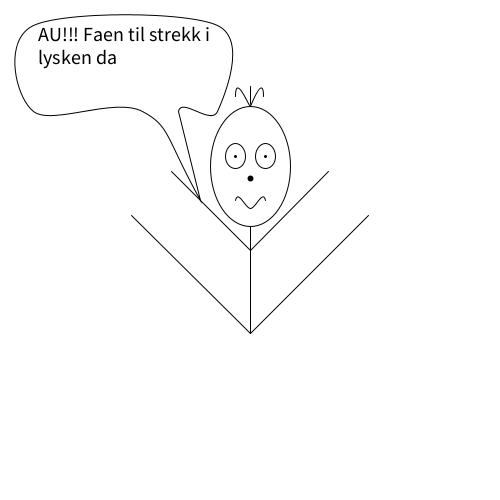
Frame 1 (no input)
Frame 60 (the mouse pressed at the canvas centre just before this capture): identical to frame 1, image omitted
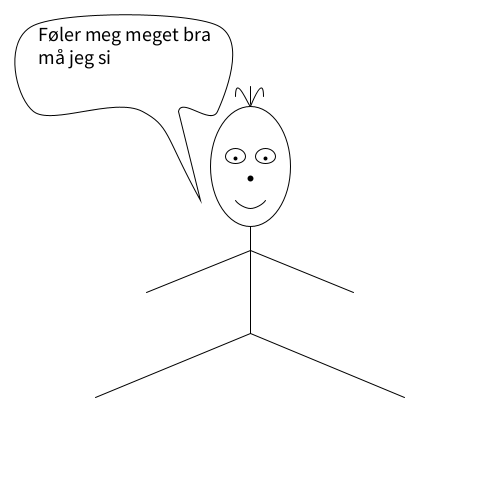
Frame 120 (the mouse held since frame 60 and released just before this capture)

The Processing sketch that drew these frames (run headless with seeded random() and noise(); from frame 60 on, the mouse is pressed at the canvas centre):

// Processing sketch: processing_149744
// ── processing_149744.pde

float radiusB; 
float radiusA;

float radiansV;
float radiansH;

float VBx;
float VBy;
float HBx;
float HBy;
float VAx;
float VAy;
float HAx;
float HAy;

float rv;
float rh ;

boolean min;
boolean spagat;
boolean tid;

String snakke;

float[] tall = new float[100];
int teller = 0;

void setup() {
  //size må være 500,500
  size(500, 500);
  radiusB = (height/1.5) - (height/3);
  radiusA = ((height/1.5) - (height/3)) / 1.5;
}

void draw() {
  //Denne kodesamlingen gjør at armer og ben går automatisk
  //med intensitet styrt av musens y verdi
  //For å bruke denne konden må radiansV og radiansH
  //bytte ut mouseY med rv og rh som map argumenter
  /*
  // Bytter mellom true og false verdi på rv 
   if (rv <= 0) {
   min = true;
   }
   else if (rv >= height) {
   min = false;
   }
   
   // Automatisk radians med intensitet styrt av mouseY 
   if (min == true) {
   rv += 0.1 + (mouseY/5);
   rh += 0.1 + (mouseY/5);
   }
   else {
   rv -= 0.1 + (mouseY/5);
   rh -= 0.1 + (mouseY/5);
   }
   */
  
  float check = radiansV;
  // Ramme for radianse/roteringsverdier
  radiansV = map(mouseY, 0, height, PI + QUARTER_PI, HALF_PI);
  radiansH = map(mouseY, 0, height, -QUARTER_PI, HALF_PI);
  
  if(check != radiansV){
    tid = false;
  }

  tall[teller] = radiansV; 
  teller += 1;
  if (teller == 100) {
    float first = tall[0];
    for (int i = 1; i < tall.length; i++) {
      float next = tall[i];
      if (first != next) {
        tid = false;
        break;
      }
      if (i == 99) {
        tid = true;
      }
    }
    teller = 0;
  }
  
  //println(teller);

  // Roteringsverdier
  VBx = width/2 + cos(radiansV) * radiusB;
  VBy = height/1.5 + sin(radiansV) * radiusB;
  HBx = width/2 + cos(radiansH) * radiusB;
  HBy = height/1.5 + sin(radiansH) * radiusB;
  VAx = width/2 + cos(radiansV) * radiusA;
  VAy = height/2 + sin(radiansV) * radiusA;
  HAx = width/2 + cos(radiansH) * radiusA;
  HAy = height/2 + sin(radiansH) * radiusA;

  // Bytter uttrykk på sketchen på grunnlag av radianseverdi
  if (radiansV >= 3.14) {
    spagat = true;
  }
  else {
    spagat = false;
  }

  background(255);

  // Kropp
  line(width/2, height/3, width/2, height/1.5);

  // Hode
  ellipse(width/2, (height/3), 80, 120);

  // Hår
  line(width/2, (height/3) - 60, width/2, (height/3) - 80);
  pushStyle();
  beginShape();
  curveVertex(width/2.03, (height/3) - 70);
  curveVertex(width/2, (height/3) - 60);
  curveVertex(width/2.12, (height/3) - 70);
  curveVertex(width/2, height/2);
  endShape();
  beginShape();
  curveVertex(width/1.9, (height/3) - 70);
  curveVertex(width/2, (height/3) - 60);
  curveVertex(width/1.9, (height/3) - 70);
  curveVertex(width/2, height/2);
  endShape();
  popStyle();

  // Nese
  pushStyle();
  strokeWeight(6);
  point(width/2, height/2.8);
  strokeWeight(2);
  popStyle();

  // Snakkeboks
  beginShape();
  curveVertex(width/1.4, height/1);
  curveVertex(width/2.5, height/2.5);
  curveVertex(width/3.5, height/4.5);
  curveVertex(width/15, height/4.5);
  curveVertex(width/15, height/20);
  curveVertex(width/2.3, height/20);
  curveVertex(width/2.3, height/4.5);
  curveVertex(width/2.8, height/4.5);
  curveVertex(width/2.5, height/2.5);
  endShape(CLOSE);

  if (spagat == true) {
    // Øyne
    ellipse((width/2)-15, (height/3)-10, 20, 25);
    ellipse((width/2)+15, (height/3)-10, 20, 25);
    pushStyle();
    strokeWeight(3);
    point((width/2)-15, (height/3)-10);
    point((width/2)+15, (height/3)-10);
    strokeWeight(2);
    popStyle();

    // Munn
    pushStyle();
    beginShape();
    curveVertex((width/2)-15, height/1.8);
    curveVertex((width/2)-15, height/2.5);
    curveVertex((width/2), height/2.4);
    curveVertex((width/2)+15, height/2.5);
    curveVertex((width/2)+15, height/1.8);
    endShape();
    popStyle();

    // Tekst
    snakke = "AU!!! Faen til strekk i lysken da";
  }
  else {
    // Øyne
    ellipse((width/2)-15, (height/3)-10, 20, 15);
    ellipse((width/2)+15, (height/3)-10, 20, 15);
    pushStyle();
    strokeWeight(4);
    point((width/2)-15, (height/3)-8);
    point((width/2)+15, (height/3)-8);
    strokeWeight(2);
    popStyle();

    // Munn
    pushStyle();
    beginShape();
    curveVertex((width/2)-15, height/2.7);
    curveVertex((width/2)-15, height/2.5);
    curveVertex((width/2), height/2.4);
    curveVertex((width/2)+15, height/2.5);
    curveVertex((width/2)+15, height/2.7);
    endShape();
    popStyle();

    // Tekst
    snakke = "Føler meg meget bra må jeg si";
  }

  if (tid == true) {
    // Tekst
    snakke = "ZZZZZZzzzz...";
  }
  
  // Teksttil
  pushStyle();
  fill(0);
  textSize(20);
  text(snakke, width/13, height/18, width/2.7, height/4.7);
  popStyle();
  
  // Ben og armer
  line(width/2, height/1.5, VBx, VBy);
  line(width/2, height/1.5, HBx, HBy);
  line(width/2, height/2, VAx, VAy);
  line(width/2, height/2, HAx, HAy);
}
